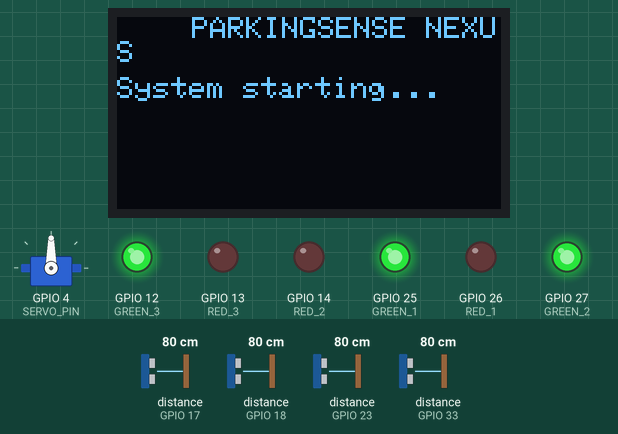
The sketch below on a simulated ESP32. On the bench: servo, 128×64 one-colour display, output pins drawn as LEDs (lit = HIGH). Wiring (from diagram.json): 4 × ultrasonic range finder: trigger GPIO 16, echo GPIO 17 / trigger GPIO 19, echo GPIO 23 / trigger GPIO 5, echo GPIO 18 / trigger GPIO 32, echo GPIO 33. Inputs (shaded band) come from the test bench; at power-on: distance to the obstacle (sensors on GPIO 17, GPIO 18, GPIO 23, GPIO 33) 80 cm. The echo pulse lasts 58.3 µs per cm; WiFi joins after 1.5 s; servers stay silent unless stated; web services answer with replies made up by the test bench; pins used as bus, display or sensor lines are not drawn; what the sketch prints to the serial monitor is not drawn.

Above: at 1.6 s.
At 3.7 s:
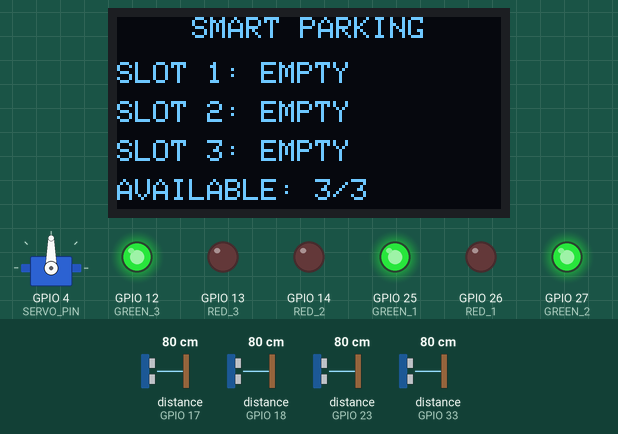
3.8 s: distance to the obstacle (sensor on GPIO 17) set to 34 cm
5.3 s: distance to the obstacle (sensor on GPIO 17) set to 28 cm
At 6.7 s:
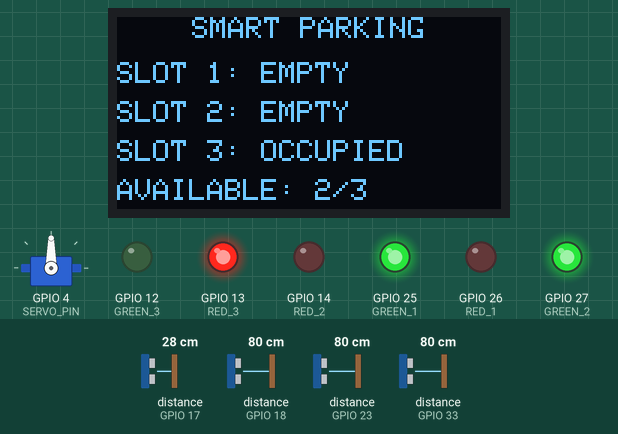
7.0 s: distance to the obstacle (sensor on GPIO 18) set to 34 cm
8.8 s: distance to the obstacle (sensor on GPIO 18) set to 27 cm
At 10.2 s:
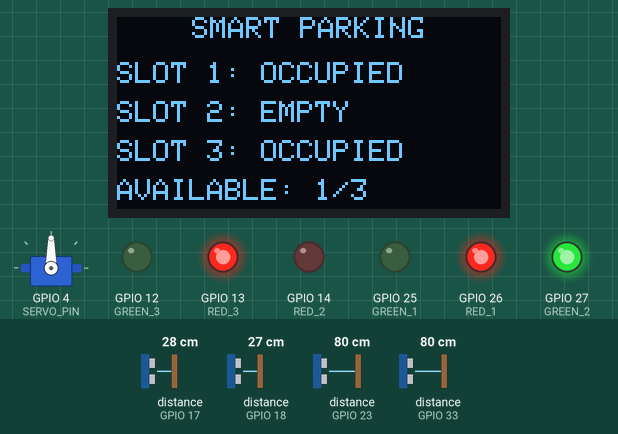
10.5 s: distance to the obstacle (sensor on GPIO 23) set to 32 cm
12.4 s: distance to the obstacle (sensor on GPIO 23) set to 28 cm
At 12.9 s:
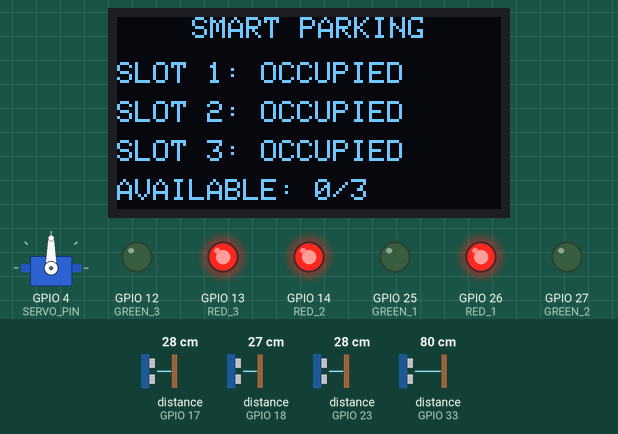
Timing chart, 0 to 15.1 s (numbered marks = the images above; inputs shaded):
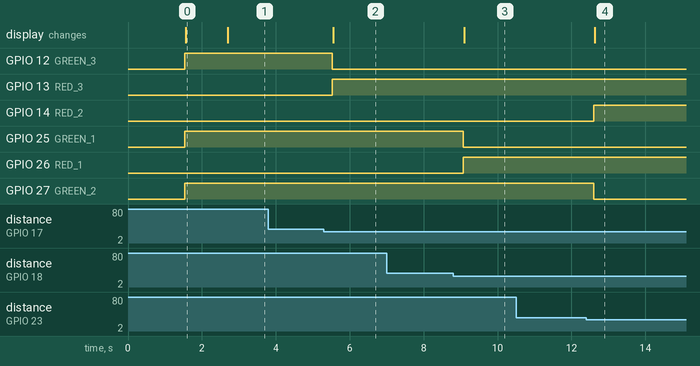

Measured:
- the behaviour switches between 31 and 30 cm on distance to the obstacle (sensor on GPIO 17) (found by bisection; images 1 and 2)
- the behaviour switches between 31 and 30 cm on distance to the obstacle (sensor on GPIO 18) (found by bisection; images 2 and 3)
- the behaviour switches between 31 and 30 cm on distance to the obstacle (sensor on GPIO 23) (found by bisection; images 3 and 4)
- after the input at 3.8 s, every drawn part: stays the same
- after the input at 5.3 s, GPIO 12 (GREEN_3): HIGH → LOW after 0.22 s; GPIO 13 (RED_3): LOW → HIGH after 0.22 s; the display: changes after 0.25 s (image 2)
- after the input at 7.0 s, every drawn part: stays the same
- after the input at 8.8 s, GPIO 25 (GREEN_1): HIGH → LOW after 0.27 s; GPIO 26 (RED_1): LOW → HIGH after 0.27 s; the display: changes after 0.30 s (image 3)
- after the input at 10.5 s, every drawn part: stays the same
- after the input at 12.4 s, GPIO 14 (RED_2): LOW → HIGH after 0.21 s; GPIO 27 (GREEN_2): HIGH → LOW after 0.21 s; the display: changes after 0.23 s (image 4)
- what the display in image 0 shows lasts 1.1 s, from 1.6 s to 2.7 s

The sketch:

sketch.ino
```cpp
#include <Wire.h>
#include <Adafruit_GFX.h>
#include <Adafruit_SSD1306.h>
#include <ESP32Servo.h>
#include <WiFi.h>
#include <WiFiClientSecure.h>
#include <HTTPClient.h>
#include <ctype.h>
#include <string.h>
#include <math.h>
#include "secrets.h"
#define SCREEN_WIDTH 128
#define SCREEN_HEIGHT 64

Adafruit_SSD1306 display(
  SCREEN_WIDTH,
  SCREEN_HEIGHT,
  &Wire,
  -1
);

// =========================
// WIFI + THINGSPEAK
// =========================

const char* wifi_ssid = WIFI_SSID;
const char* wifi_password = WIFI_PASSWORD;

//API key for ThingSpeak connection
const char* writeAPIKey  = THINGSPEAK_WRITE_API_KEY;


const unsigned long THINGSPEAK_INTERVAL = 20000;
unsigned long lastThingSpeakUpdate = 0;

//Telegram alert
const char* botToken  = TELEGRAM_BOT_TOKEN;
const char* chatId  = TELEGRAM_CHAT_ID;

const unsigned long WIFI_RECONNECT_INTERVAL = 10000;
unsigned long lastWiFiReconnectAttempt = 0;
bool wifiEverConnected = false;
bool wifiDisconnectPending = false;

// Theo doi timeout cam bien: 5 lan doc lien tiep (~2-4 giay tuy chu ky loop).
const uint8_t SENSOR_TIMEOUT_LIMIT = 5;
uint8_t sensorTimeoutCount[4] = {0, 0, 0, 0}; // slot 1-3, cong
bool sensorFault[4] = {false, false, false, false};

bool parkingFullStateInitialized = false;
bool lastParkingFullState = false;
// =========================
// HC-SR04 các slot đậu xe
// =========================

#define TRIG_1 5
#define ECHO_1 18

#define TRIG_2 19
#define ECHO_2 23

#define TRIG_3 16
#define ECHO_3 17

// =========================
// HC-SR04 CỔNG
// =========================

#define TRIG_GATE 32
#define ECHO_GATE 33

// =========================
// LED SLOT 1
// =========================

#define RED_1 26
#define GREEN_1 25

// =========================
// LED SLOT 2
// =========================

#define RED_2 14
#define GREEN_2 27

// =========================
// LED SLOT 3
// =========================

#define RED_3 13
#define GREEN_3 12

// =========================
// SERVO
// =========================

#define SERVO_PIN 4

Servo gateServo;

#define GATE_CLOSED 90
#define GATE_OPEN 0

// =========================
// KHOẢNG CÁCH PHÁT HIỆN XE
// =========================

#define OCCUPIED_DISTANCE 30.0f
#define GATE_DETECT_DISTANCE 20.0

// =========================
// THỜI GIAN ĐÓNG CỔNG
// =========================

const unsigned long GATE_CLOSE_DELAY = 3000;

unsigned long lastCarDetected = 0;

bool gateOpened = false;

//định nghĩa trạng thái chỗ đỗ
enum SlotState : uint8_t { SLOT_EMPTY = 0, SLOT_OCCUPIED = 1, SLOT_SENSOR_ERROR = 2 };

//lọc theo trạng thái nếu không hợp lệ thì loại bỏ
float getFilteredDistance(int trigPin, int echoPin);
SlotState classifySlot(float distance);
int slotStateToThingSpeak(SlotState state);


// ==================================================
// ĐỌC KHOẢNG CÁCH HC-SR04
// ==================================================

float getDistance(int trigPin, int echoPin) {

  digitalWrite(trigPin, LOW);
  delayMicroseconds(2);

  digitalWrite(trigPin, HIGH);
  delayMicroseconds(10);

  digitalWrite(trigPin, LOW);

  unsigned long duration = pulseIn(echoPin, HIGH, 30000UL);

  if (duration == 0) {
    return -1.0f; // Timeout: phép đo không hợp lệ
  }

  return duration * 0.0343f / 2.0f;
}

//lọc nhiễu từ cảm biến
//Hàm mới này thực hiện tối đa ba lần đo khoảng cách, lấy các kết quả hợp lệ rồi chọn trung vị (median)
float getFilteredDistance(int trigPin, int echoPin) {
  float values[3];
  int count = 0;
  for (int i = 0; i < 3; ++i) {
    float value = getDistance(trigPin, echoPin);
    if (isfinite(value) && value >= 0) values[count++] = value;
    if (i < 2) delay(25);
  }
  if (count == 0) return -1.0f;
  if (count == 1) return values[0];
  if (count == 2) return (values[0] + values[1]) / 2.0f;
  if (values[0] > values[1]) { float t = values[0]; values[0] = values[1]; values[1] = t; }
  if (values[1] > values[2]) { float t = values[1]; values[1] = values[2]; values[2] = t; }
  if (values[0] > values[1]) { float t = values[0]; values[0] = values[1]; values[1] = t; }
  return values[1];
}
//xác định trạng thái chỗ đỗ
SlotState classifySlot(float distance) {
  if (!isfinite(distance) || distance < 0) return SLOT_SENSOR_ERROR;
  return distance <= OCCUPIED_DISTANCE ? SLOT_OCCUPIED : SLOT_EMPTY;
}

int slotStateToThingSpeak(SlotState state) { return static_cast<int>(state); }

// ==================================================
// ĐIỀU KHIỂN LED
// ==================================================

void updateLED(int redPin,int greenPin,bool occupied) {

  if (occupied) {

    digitalWrite(redPin, HIGH);
    digitalWrite(greenPin, LOW);

  } else {

    digitalWrite(redPin, LOW);
    digitalWrite(greenPin, HIGH);
  }
}

//điều khiển LED theo trạng thái
void updateSlotLED(int redPin, int greenPin, SlotState state) {
  if (state == SLOT_OCCUPIED) {
    digitalWrite(redPin, HIGH); digitalWrite(greenPin, LOW);
  } else if (state == SLOT_EMPTY) {
    digitalWrite(redPin, LOW); digitalWrite(greenPin, HIGH);
  } else {
    digitalWrite(redPin, LOW); digitalWrite(greenPin, LOW);
  }
}

// ==================================================
// CẬP NHẬT OLED
// ==================================================

void updateOLED( // hiển thị lỗi cảm biến trên màn hình
  SlotState slot1,
  SlotState slot2,
  SlotState slot3,
  int available
) {
  display.clearDisplay();
  display.setTextColor(SSD1306_WHITE);
  display.setTextSize(1);
  display.setCursor(25, 0);
  display.println("SMART PARKING");
  display.setCursor(0, 15);
  display.print("SLOT 1: ");
  display.println(slot1 == SLOT_SENSOR_ERROR ? "SENSOR ERROR" : (slot1 == SLOT_OCCUPIED ? "OCCUPIED" : "EMPTY"));
  display.setCursor(0, 28);
  display.print("SLOT 2: ");
  display.println(slot2 == SLOT_SENSOR_ERROR ? "SENSOR ERROR" : (slot2 == SLOT_OCCUPIED ? "OCCUPIED" : "EMPTY"));
  display.setCursor(0, 41);
  display.print("SLOT 3: ");
  display.println(slot3 == SLOT_SENSOR_ERROR ? "SENSOR ERROR" : (slot3 == SLOT_OCCUPIED ? "OCCUPIED" : "EMPTY"));
  display.setCursor(0, 54);
  display.print("AVAILABLE: ");
  display.print(available);
  display.println("/3");
  display.display();
}

// ==================================================
// ĐIỀU KHIỂN CỔNG SERVO
// ==================================================

void updateGate(float gateDistance,int availableCount) {

  if (!isfinite(gateDistance) || gateDistance < 0) {
    if (gateOpened) {
      gateServo.write(GATE_CLOSED);
      gateOpened = false;
    }
    Serial.println("GATE FAULT: Cảm biến lối vào không hợp lệ, cổng vẫn đóng");
    return;
  }

  bool carDetected = gateDistance <= GATE_DETECT_DISTANCE;

  // Xe tới và còn chỗ
  if (carDetected && availableCount > 0) {

    gateServo.write(GATE_OPEN);

    gateOpened = true;

    lastCarDetected = millis();

    Serial.println("CAR AT GATE");
    Serial.println("GATE OPEN");
  }

  // Nếu cổng đang mở
  if (gateOpened) {

    // Xe vẫn còn trước cổng
    if (carDetected) {

      lastCarDetected = millis();

    }

    // Xe đã đi qua
    else if (millis() - lastCarDetected >= GATE_CLOSE_DELAY) {

      gateServo.write(GATE_CLOSED);

      gateOpened = false;

      Serial.println("GATE CLOSE");
    }
  }

  // Hết chỗ
  if (carDetected && availableCount == 0) {

    gateServo.write(GATE_CLOSED);

    gateOpened = false;

    Serial.println("PARKING FULL");
    Serial.println("GATE LOCKED");
  }
}

// ==================================================
// TELEGRAM + WIFI + CANH BAO CAM BIEN
// ==================================================
bool telegramConfigured() {
  return strcmp(botToken, "YOUR_TELEGRAM_BOT_TOKEN") != 0 &&
         strcmp(chatId, "YOUR_TELEGRAM_CHAT_ID") != 0 &&
         strlen(botToken) > 10 &&
         strlen(chatId) > 0;
}

String urlEncode(const String& value) {
  const char hex[] = "0123456789ABCDEF";
  String encoded;
  for (size_t i = 0; i < value.length(); i++) {
    unsigned char c = (unsigned char)value[i];
    if (isalnum(c) || c == '-' || c == '_' || c == '.' || c == '~') {
      encoded += (char)c;
    } else {
      encoded += '%';
      encoded += hex[c >> 4];
      encoded += hex[c & 0x0F];
    }
  }
  return encoded;
}

bool sendTelegramMessage(const String& message) {
  if (WiFi.status() != WL_CONNECTED) {
    Serial.println("Telegram: WiFi chưa kết nối, bỏ qua thông báo lúc này");
    return false;
  }
  if (!telegramConfigured()) {
    Serial.println("Telegram chưa cấu hình BOT_TOKEN / CHAT_ID");
    return false;
  }

  WiFiClientSecure client;
  client.setInsecure();
  HTTPClient http;
  http.setTimeout(5000);

  String url = "https://api.telegram.org/bot";
  url += TELEGRAM_BOT_TOKEN;
  url += "/sendMessage?chat_id=";
  url += urlEncode(String(TELEGRAM_CHAT_ID));
  url += "&text=";
  url += urlEncode(message);

  bool sent = false;
  if (http.begin(client, url)) {
    int httpCode = http.GET();
    String response = http.getString();
    if (httpCode == HTTP_CODE_OK && response.indexOf("\"ok\":true") >= 0) {
      Serial.println("Telegram: gửi thông báo thành công");
      sent = true;
    } else {
      Serial.print("Telegram HTTP error: ");
      Serial.println(httpCode);
      Serial.println(response);
    }
    http.end();
  }
  return sent;
}

void maintainWiFi() {
  if (WiFi.status() == WL_CONNECTED) {
    if (wifiDisconnectPending) {
      wifiDisconnectPending = false;
      sendTelegramMessage("Smart Parking: Wi-Fi đã được khôi phục.");
    }
    wifiEverConnected = true;
    return;
  }

  if (wifiEverConnected) {
    wifiDisconnectPending = true;
  }

  if (millis() - lastWiFiReconnectAttempt >= WIFI_RECONNECT_INTERVAL) {
    lastWiFiReconnectAttempt = millis();
    Serial.println("Wi-Fi mất kết nối, đang thử kết nối lại...");
    WiFi.reconnect();
  }
}

void updateSensorHealth(uint8_t sensorIndex, float distance, const char* sensorName) {
  if (distance >= 998.0) {
    if (sensorTimeoutCount[sensorIndex] < SENSOR_TIMEOUT_LIMIT) {
      sensorTimeoutCount[sensorIndex]++;
    }
    if (sensorTimeoutCount[sensorIndex] >= SENSOR_TIMEOUT_LIMIT && !sensorFault[sensorIndex]) {
      sensorFault[sensorIndex] = true;
      String message = "CẢNH BÁO Smart Parking: Cảm biến ";
      message += sensorName;
      message += " khôgn có phản hồi trong nhiều lần đọc liên tiếp. Vui lòng kiểm tra lại hệ thống.";
      sendTelegramMessage(message);
      Serial.println(message);
    }
  } else {
    sensorTimeoutCount[sensorIndex] = 0;
    if (sensorFault[sensorIndex]) {
      sensorFault[sensorIndex] = false;
      String message = "Smart Parking: Cảm biến ";
      message += sensorName;
      message += " đã hoạt động trở lại.";
      sendTelegramMessage(message);
      Serial.println(message);
    }
  }
}

void updateParkingFullAlert(int availableCount) {
  bool isFull = availableCount <= 0;
  if (!parkingFullStateInitialized) {
    parkingFullStateInitialized = true;
    lastParkingFullState = isFull;
    if (isFull) {
      sendTelegramMessage("CẢNH BÁO Smart Parking: Bãi đỗ đã đầy.");
    }
    return;
  }

  if (isFull != lastParkingFullState) {
    lastParkingFullState = isFull;
    if (isFull) {
      sendTelegramMessage("CẢNH BÁO Smart Parking: Bãi đỗ đã đầy.");
    } else {
      String message = "Smart Parking: Bãi đỗ đã có chỗ trống. Số chỗ trống: ";
      message += String(availableCount);
      message += "/3.";
      sendTelegramMessage(message);
    }
  }
}

// ==================================================
// GUI DU LIEU LEN THINGSPEAK
// ==================================================
void sendToThingSpeak(
  float distance1,
  float distance2,
  float distance3,
  SlotState slot1,
  SlotState slot2,
  SlotState slot3,
  int availableCount,
  int occupiedCount,
  float gateDistance
) {
  if (WiFi.status() != WL_CONNECTED) {
    Serial.println("ThingSpeak: WiFi chua ket noi");
    return;
  }

  WiFiClientSecure client;
  client.setInsecure();
  HTTPClient http;

  int occupancyPercent = (occupiedCount * 100) / 3;
  int gateStatus = gateOpened ? 1 : 0;

  String url = "https://api.thingspeak.com/update?api_key=";
  url += writeAPIKey ;
  url += "&field1=" + String(slotStateToThingSpeak(slot1));
  url += "&field2=" + String(slotStateToThingSpeak(slot2));
  url += "&field3=" + String(slotStateToThingSpeak(slot3));
  url += "&field4=" + String(availableCount);
  url += "&field5=" + String(occupiedCount);
  url += "&field6=" + String(occupancyPercent);
  url += "&field7=" + String(gateStatus);
  url += "&field8=" + String(gateDistance, 1);

  if (http.begin(client, url)) {
    int httpCode = http.GET();
    String response = http.getString();
    if (httpCode == HTTP_CODE_OK) {
      long entryId = response.toInt();
      if (entryId > 0) {
        Serial.print("ThingSpeak update OK, entry ID: ");
        Serial.println(entryId);
      } else {
        Serial.println("ThingSpeak không cập nhật: Vui lòng kiểm tra Write API Key/chữ ký gửi");
      }
    } else {
      Serial.print("ThingSpeak HTTP error: ");
      Serial.println(httpCode);
    }
    http.end();
  } else {
    Serial.println("Không khởi tạo được kết nối ThingSpeak");
  }
}

// ==================================================
// SETUP
// ==================================================

void setup() {

  Serial.begin(115200);

  // -------------------------
  // WIFI
  // -------------------------
  // Ket noi Wi-Fi toi da 15 giay; that bai thi cac phan con lai van chay.
  WiFi.mode(WIFI_STA);
  WiFi.begin(wifi_ssid, wifi_password);

  Serial.print("Connecting to WiFi");
  unsigned long wifiStart = millis();

  while (WiFi.status() != WL_CONNECTED && millis() - wifiStart < 15000) {
    delay(250);
    Serial.print(".");
  }

  if (WiFi.status() == WL_CONNECTED) {
    Serial.println("\nWiFi connected");
    Serial.print("IP: ");
    Serial.println(WiFi.localIP());

    wifiEverConnected = true;

  } else {
    Serial.println("\nWiFi connection timeout; sensor system will continue");
  }

  // -------------------------
  // HC-SR04 SLOT
  // -------------------------

  pinMode(TRIG_1, OUTPUT);
  pinMode(ECHO_1, INPUT);

  pinMode(TRIG_2, OUTPUT);
  pinMode(ECHO_2, INPUT);

  pinMode(TRIG_3, OUTPUT);
  pinMode(ECHO_3, INPUT);

  // -------------------------
  // HC-SR04 GATE
  // -------------------------

  pinMode(TRIG_GATE, OUTPUT);
  pinMode(ECHO_GATE, INPUT);

  // -------------------------
  // LED
  // -------------------------

  pinMode(RED_1, OUTPUT);
  pinMode(GREEN_1, OUTPUT);

  pinMode(RED_2, OUTPUT);
  pinMode(GREEN_2, OUTPUT);

  pinMode(RED_3, OUTPUT);
  pinMode(GREEN_3, OUTPUT);

  // -------------------------
  // SERVO
  // -------------------------

  gateServo.setPeriodHertz(50);

  gateServo.attach(
    SERVO_PIN,
    500,
    2400
  );

  gateServo.write(GATE_CLOSED);

  // -------------------------
  // OLED
  // -------------------------

  Wire.begin(21, 22);

  if (!display.begin(
    SSD1306_SWITCHCAPVCC,
    0x3C
  )) {

    Serial.println("OLED not found!");

    while (true);
  }

  // -------------------------
  // LED BAN ĐẦU
  // -------------------------

  digitalWrite(GREEN_1, HIGH);
  digitalWrite(GREEN_2, HIGH);
  digitalWrite(GREEN_3, HIGH);

  // -------------------------
  // OLED BAN ĐẦU
  // -------------------------

  display.clearDisplay();

  display.setTextColor(SSD1306_WHITE);
  display.setTextSize(1);

  display.setCursor(25, 0);
  display.println("PARKINGSENSE NEXUS");

  display.setCursor(0, 20);
  display.println("System starting...");

  display.display();

  delay(1000);
}

// ==================================================
// LOOP
// ==================================================

void loop() {

  maintainWiFi();
  // -------------------------
  // ĐỌC 3 SLOT
  // -------------------------

  float distance1 =
    getDistance(TRIG_1, ECHO_1);

  delay(50);

  float distance2 =
    getDistance(TRIG_2, ECHO_2);

  delay(50);

  float distance3 =
    getDistance(TRIG_3, ECHO_3);

  // -------------------------
  // XÁC ĐỊNH SLOT
  // -------------------------

  SlotState slot1 = classifySlot(distance1);
  SlotState slot2 = classifySlot(distance2);
  SlotState slot3 = classifySlot(distance3);
  bool occupied1 = slot1 == SLOT_OCCUPIED;
  bool occupied2 = slot2 == SLOT_OCCUPIED;
  bool occupied3 = slot3 == SLOT_OCCUPIED;

  // -------------------------
  // LED
  // -------------------------
  //Red=occupied, green=empty, both off=sensor error
  updateSlotLED(RED_1, GREEN_1, slot1);
  updateSlotLED(RED_2, GREEN_2, slot2);
  updateSlotLED(RED_3, GREEN_3, slot3);


  // -------------------------
  // ĐẾM SLOT
  // -------------------------

  int occupiedCount = (slot1 == SLOT_OCCUPIED) + (slot2 == SLOT_OCCUPIED) + (slot3 == SLOT_OCCUPIED);
  int availableCount = (slot1 == SLOT_EMPTY) + (slot2 == SLOT_EMPTY) + (slot3 == SLOT_EMPTY);

  // -------------------------
  // OLED
  // -------------------------

  updateOLED(slot1, slot2, slot3, availableCount);

  // -------------------------
  // ĐỌC CẢM BIẾN CỔNG
  // -------------------------

  float gateDistance = getFilteredDistance(TRIG_GATE, ECHO_GATE);

  // Canh bao timeout cam bien neu khong co phan hoi 5 lan doc lien tiep.
  updateSensorHealth(0, distance1, "Slot 1");
  updateSensorHealth(1, distance2, "Slot 2");
  updateSensorHealth(2, distance3, "Slot 3");
  updateSensorHealth(3, gateDistance, "cong vao");
  updateParkingFullAlert(availableCount);

  // -------------------------
  // ĐIỀU KHIỂN CỔNG
  // -------------------------

  updateGate(
    gateDistance,
    availableCount
  );

  // -------------------------
  // SERIAL MONITOR
  // -------------------------

  Serial.println(
    "----------------------------"
  );

  Serial.print("Slot 1: ");
  Serial.print(distance1);
  Serial.print(" cm -> ");
  Serial.println(
    occupied1 ? "OCCUPIED" : "EMPTY"
  );

  Serial.print("Slot 2: ");
  Serial.print(distance2);
  Serial.print(" cm -> ");
  Serial.println(
    occupied2 ? "OCCUPIED" : "EMPTY"
  );

  Serial.print("Slot 3: ");
  Serial.print(distance3);
  Serial.print(" cm -> ");
  Serial.println(
    occupied3 ? "OCCUPIED" : "EMPTY"
  );

  Serial.print("Available: ");
  Serial.print(availableCount);
  Serial.println("/3");

  Serial.print("Gate distance: ");
  Serial.print(gateDistance);
  Serial.println(" cm");


  if (millis() - lastThingSpeakUpdate >= THINGSPEAK_INTERVAL) {
    lastThingSpeakUpdate = millis();

    sendToThingSpeak(
      distance1,
      distance2,
      distance3,
      slot1, // [FIX-1] Send three-state slot status.
      slot2,
      slot3,
      availableCount,
      occupiedCount,
      gateDistance
    );
  }
  delay(500);
}
```

Source omitted: secrets.example.h (241 bytes)
